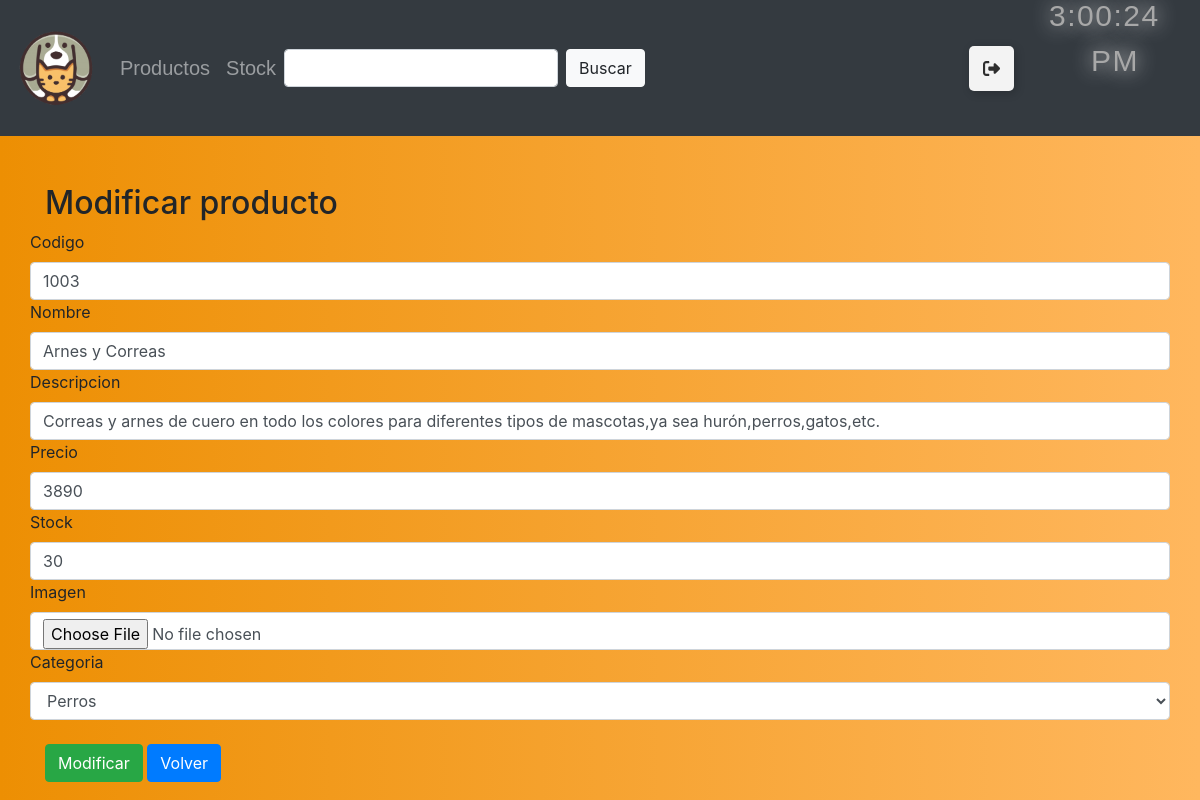
Page /modificarProducto/1003 (signed in) on the committed database.
### mascotas/models.py (models this page shows, shortened)
class Producto(models.Model):
    codigo = models.CharField(primary_key=True, max_length=5, verbose_name="Codigo producto")
    nombre = models.CharField(max_length=50, blank=True, verbose_name="Nombre")
    descripcion =models.TextField(max_length=200, blank=True, verbose_name="Descripcion")
    precio = models.IntegerField(blank=True, verbose_name="Precio")
    stock = models.IntegerField(blank=True, verbose_name="Stock")
    imagen = models.ImageField(upload_to="imagenes", null=True, blank=True, verbose_name="Imagen")
    categoria = models.ForeignKey(Categoria, on_delete=models.CASCADE, verbose_name="Categoria")

### mascotas/views.py (the view)
# urls.py: path('modificarProducto/<id>', modificarProducto, name="modificarProducto"),
@login_required
def modificarProducto(request,id):
    productoModificado = Producto.objects.get(codigo=id)
    datos = {
        'form' : ProductoForm(instance=productoModificado)
    }
    if request.method == "POST":
        formulario = ProductoForm(data=request.POST, instance=productoModificado)
        if formulario.is_valid():
            formulario.save()
            return redirect('registroStock')
    return render(request, 'modificarProducto.html', datos)

### mascotas/context_processor.py (called while the page is built, shortened)
def total_carrito(request):
    total = 0
    return {'total_carrito' : int(total)}

### mascotas/models.py (called while the page is built)
    def __str__(self):
        return self.nombreCategoria

### mascotas/templates/modificarProducto.html (shortened to what this page needs)
<!DOCTYPE html>
<html lang="en">
<head>
    {% load static %}
    <link rel="stylesheet" type="text/css" href="{% static 'css/bootstrap.min.css' %}">
    <link rel="stylesheet" type="text/css" href="{% static 'css/mystyle.css' %}">
</head>
<body class="body">
    <nav class="navbar navbar-expand-sm navbar-dark bg-dark">
        <a href="{% url 'index' %}" class="navbar-brand">
            <img src="{% static 'img/brandlogito2.0.png' %}" height="80px" width="80px">
        </a>
        <div class="collapse navbar-collapse" id="opciones">
            {% if user.is_authenticated %}
            <ul class="navbar-nav">
                {% if user.is_staff %}
                <li id="productos" class="nav-item">
                    <a class="nav-link" href="{% url 'productos' %}">Productos</a>
                </li>
                <li id="sstock" class="nav-item">
                    <a class="nav-link" href="{% url 'registroStock' %}">Stock</a>
                </li>
                {% endif %}
            </ul>
            {% endif %}
            <form class="form-inline mt-2 mt-md-0">
                <input class="form-control mr-sm-2" type="text" aria-label="Search" onmouseover="colorBuscar(this)" onmouseout="colorBuscarOut(this)">
                <button class="btn btn-light my-2 my-sm-0" type="submit" id="btnBuscar" onmouseover="colorBotonBuscar(this)" onmouseout="colorBotonBuscarOut(this)">Buscar</button>
            </form>
        </div>
        <div style="padding-right: 30px;">
            {% if user.is_authenticated %}
            <button class="Btn">
                <div class="sign"></div>
            </button>
            {% endif %}
        </div>
        <div class="reloj">
            <p class="tiempo" id="clock"></p>
        </div>
    </nav>
    <br><br>
    <div class="container">
        <h2>Modificar producto</h2>
        <form method="POST" id="formularioModificar">
            <div class="row">
                <label for="{{ form.field.name }}">
                    {{ form.codigo.label }}
                </label>
                {{ form.codigo }}
            </div>
            <div class="row">
                <label for="{{ form.field.name }}">
                    {{ form.nombre.label }}
                </label>
                {{ form.nombre }}
            </div>
            <div class="row">
                <label for="{{ form.field.name }}">
                    {{ form.descripcion.label }}
                </label>
                {{ form.descripcion }}
            </div>
            <div class="row">
                <label for="{{ form.field.name }}">
                    {{ form.precio.label }}
                </label>
                {{ form.precio }}
            </div>
            <div class="row">
                <label for="{{ form.field.name }}">
                    {{ form.stock.label }}
                </label>
                {{ form.stock }}
            </div>
            <div class="row">
                <label for="{{ form.field.name }}">
                    {{ form.imagen.label }}
                </label>
                {{ form.imagen }}
            </div>
            <div class="row">
                <label for="{{ form.field.name }}">
                    {{ form.categoria.label }}
                </label>
                {{ form.categoria }}
            </div>
            <br>
            <input id="modificar" type="submit" class="btn btn-success" value="Modificar">
            <button class="btn btn-primary"><a style="text-decoration: none; color: white;" href="{% url 'registroStock' %}">Volver</a></button>
        </form>
    </div>
</body>
</html>

### mascotas/static/css/mystyle.css (style rules this page uses)
.body { background: #FFB75E; background: -webkit-linear-gradient(to right, #ED8F03, #FFB75E); background: linear-gradient(to right, #ED8F03, #FFB75E); }
#productos { display: inline-block; position: relative; color: #ffffff; font-family: sans-serif; font-size: 20px; cursor: pointer; transition: 0.4 all ease; }
#productos:after { content: ''; position: absolute; width: 99px; transform: scaleX(0); height: 2px; bottom: -4px; left: 1; background-color:#ED8F03; transform-origin: bottom right; transition: transform 0.5s ease-out; }
#sstock { display: inline-block; position: relative; color: #ffffff; font-family: sans-serif; font-size: 20px; cursor: pointer; transition: 0.4s all ease; }
#sstock:after { content: ''; position: absolute; width: 60px; transform: scaleX(0); height: 2px; bottom: -4px; left: 1; background-color:#ED8F03; transform-origin: bottom right; transition: transform 0.5s ease-out; }
#clock { margin: 0; padding: 0; }
.reloj { font-family: 'Franklin Gothic Medium', 'Arial Narrow', Arial, sans-serif; color: #a8a8a8; text-align: right; position: static; left: 50%; top: 50%; transform: translate(-50%,-50%); text-shadow: 0 0 20px rgb(231, 231, 231), 0 0 20px rgba(253, 253, 253, 0); margin-top: 30px; margin-left: 50px; }
.tiempo { letter-spacing: 0.05em; font-size: 30px; padding: 5px 0; width: 3em; }
.Btn { --black: #000000; --ch-black: #141414; --eer-black: #1b1b1b; --night-rider: #2e2e2e; --white: #ffffff; --af-white: #f3f3f3; --ch-white: #e1e1e1; display: flex; align-items: center; justify-content: flex-start; width: 45px; height: 45px; border: none; border-radius: 5px; cursor: pointer; position: relative; overflow: hidden; transition-duration: .3s; box-shadow: 2px 2px 10px rgba(0, 0, 0, 0.199); background-color: var(--af-white); }
.sign { width: 100%; transition-duration: .3s; display: flex; align-items: center; justify-content: center; }
.sign svg { width: 17px; }

### rows in the picture
Producto: codigo "1003", nombre "Arnes y Correas", descripcion "Correas y arnes de cuero en todo los colores para diferentes tipos de mascotas,ya sea hurón,perros,gatos,etc.", precio "3890", stock "30", categoria "Perros"
